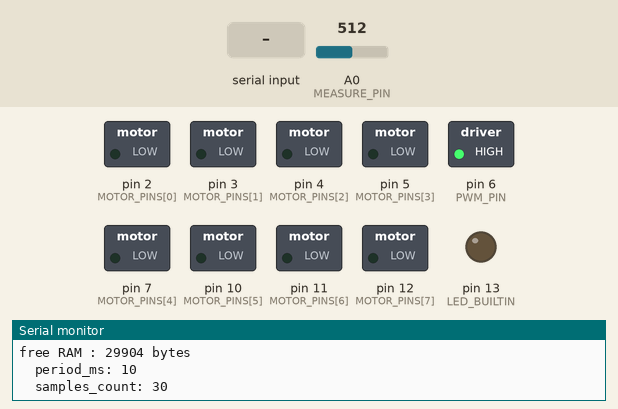
Recording of a sketch running on a simulated Arduino Uno, built with avr-gcc and run on an emulated ATmega328P. Shown: switched loads named in the sketch (green lamp = pin HIGH), output pins drawn as LEDs (lit = HIGH), the last lines printed to the serial monitor. The inputs (shaded band) are chosen by the test bench; at power-on: A0 (MEASURE_PIN) = 512.

Above: at 1.2 s.
1.3 s: "l:\n" received over Serial
At 1.8 s:
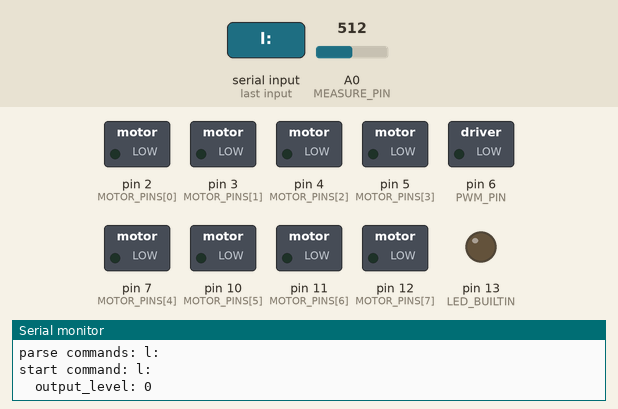
2.8 s: "o:\n" received over the second serial link
At 2.91 s:
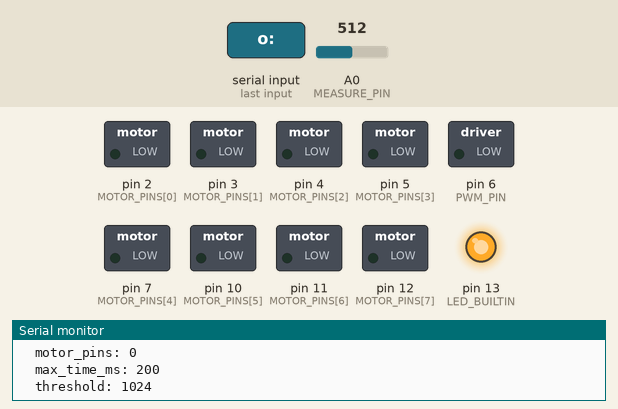
4.5 s: "l:90\n" received over Serial
At 5.5 s:
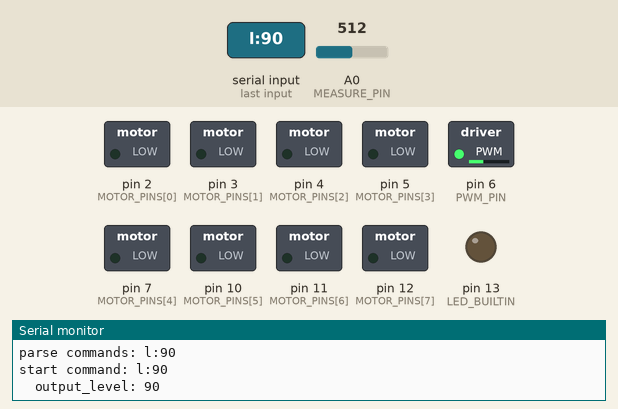
6.0 s: "o:\n" received over Serial
At 6.12 s:
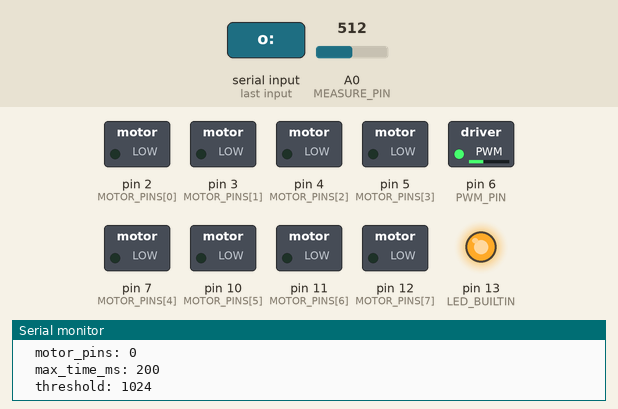
7.7 s: "l:,45\n" received over the second serial link
At 8.9 s:
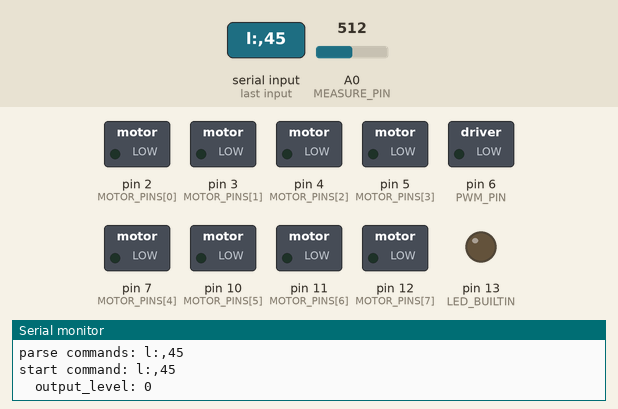
9.2 s: "l:90\n" received over the second serial link
At 10.1 s:
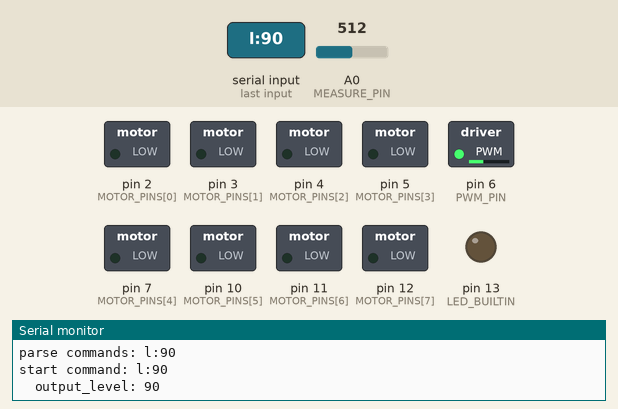
Timing chart, 0 to 11.7 s (numbered marks = the images above; inputs shaded):
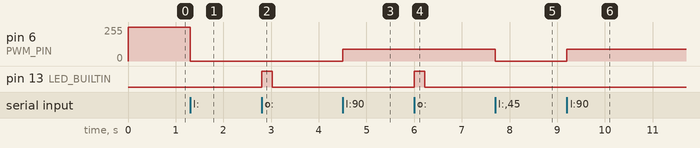

The sketch:

motors_controller.ino
```cpp
// (licence header left out)
#include <SoftwareSerial.h>

const int MOTOR_PINS_COUNT = 8;

// Motor pins ordered by motors command bit (loweest bit at index 0)
int MOTOR_PINS[MOTOR_PINS_COUNT] = {
    // PANEL_0:
    2, //  LEFT motor, pin A (unroll)   1
    3, //  LEFT motor, pin B (roll)     2
    4, //  RIGHT motor, pin A (unroll)  4
    5, //  RIGHT motor, pin B (roll)    8
    // PANEL_1:
    7, // LEFT motor, pin A (unroll)   16
    10, // LEFT motor, pin B (roll)     32
    11, // RIGHT motor, pin A (unroll)  64
    12, // RIGHT motor, pin B (roll)    128
};

int PWM_PIN = 6; // dedicated to motors speed

int MEASURE_PIN = A0;

// Soft serial pins (connection with ESP32 master)
int SOFT_RX_PIN = 9;
int SOFT_TX_PIN = 8;

SoftwareSerial MasterSerial(SOFT_RX_PIN, SOFT_TX_PIN);

void setup()
{
    MasterSerial.begin(19200);
    Serial.begin(19200);

    pinMode(LED_BUILTIN, OUTPUT);
    for (int i = 0; i < MOTOR_PINS_COUNT; i++) {
        pinMode(MOTOR_PINS[i], OUTPUT);
    }
    pinMode(PWM_PIN, OUTPUT);
    analogWrite(PWM_PIN, 255);

    printRam();
    printSampling();
    stopAndClearCommands();
}

void loop()
{
    String commands = "";
    if (Serial.available() > 0) {
        commands = Serial.readStringUntil('\n');
    } else if (MasterSerial.available() > 0) {
        commands = MasterSerial.readStringUntil('\n');
    }
    if (commands.length() > 0) {
        Serial.print("parse commands: ");
        Serial.println(commands);
        parseAndRunCommands(commands);
    }

    // Start/update/terminate commands depending on command buffer and current command state
    run();
}

void printRam()
{
    extern unsigned int __data_start;
    extern unsigned int __bss_start;
    extern unsigned int __heap_start;
    extern void* __brkval;
    byte stack_start;
    unsigned int heap_end = (__brkval == 0 ? (unsigned int)&__heap_start : (unsigned int)__brkval);
    unsigned int stackSize = RAMEND - (unsigned int)&stack_start + 1;
    unsigned int freeMem = ((unsigned int)&stack_start) - heap_end;

    Serial.print(F("data : "));
    Serial.print((unsigned int)&__bss_start - (unsigned int)&__data_start);
    Serial.print(F(" byte(s) from 0x"));
    Serial.println((unsigned int)&__data_start, 16);

    Serial.print(F("bss : "));
    Serial.print((unsigned int)&__heap_start - (unsigned int)&__bss_start);
    Serial.print(F(" byte(s) from 0x"));
    Serial.println((unsigned int)&__bss_start, 16);

    Serial.print(F("heap : "));
    Serial.print(heap_end - (unsigned int)&__heap_start);
    Serial.print(F(" byte(s) from 0x"));
    Serial.println((unsigned int)&__heap_start, 16);

    Serial.print(F("stack : "));
    Serial.print(stackSize);
    Serial.print(F(" byte(s) from 0x"));
    Serial.println((unsigned int)&stack_start, 16);

    Serial.print(F("free RAM : "));
    Serial.print(freeMem);
    Serial.println(F(" bytes"));
    Serial.println();
}
```

command_buffer.ino
```cpp
// (licence header left out)
// ================= Commands buffer =================

// Commands are buffered
// so the i2c interruption handler can return quickly after append command
// commands are executed sequentially by loop function

const int MAX_COMMANDS_COUNT = 5;
String commands[MAX_COMMANDS_COUNT];
int command_count = 0;
int current_command_index = -1; // -1 means "no running command"

void clearCommandBuffer()
{
    command_count = 0;
    current_command_index = -1;
}

void appendCommand(String command)
{
    if (command_count == MAX_COMMANDS_COUNT) {
        Serial.println("command buffer is full");
        return;
    }

    commands[command_count] = command;
    command_count++;
}

bool isCommandAvailable()
{
    return (current_command_index + 1 < command_count);
}

// return next command in the buffer or empty string is no more command
String getNextCommand()
{
    if (!isCommandAvailable()) {
        return "";
    }
    current_command_index++;
    return commands[current_command_index];
}

void printCommandBuffer()
{
    for (int i = 0; i < command_count; i++) {
        Serial.print("  commands[");
        Serial.print(i);
        Serial.print("]:");
        Serial.println(commands[i]);
    }
}
```

command_parser.ino
```cpp
// (licence header left out)
// ================= Command parser =================

// Parse input command strings, append commands to buffer and start

// Parse the arguments part of a command string, return the nth argument as int
int parseCommandArgument(String command, int value_index, int default_value)
{
    char sep = ':';
    int pos = 0;
    for (int i = 0; i < value_index + 1; i++) {
        pos = command.indexOf(sep, pos);
        if (pos == -1)
            return default_value;
        sep = ',';
        pos++;
    }
    int next_sep_pos = command.indexOf(sep, pos);
    String value = (next_sep_pos == -1) ? command.substring(pos) : command.substring(pos, next_sep_pos);
    return value.toInt();
}

// Parse input string and execute all commands separated by ';' char
void parseAndRunCommands(String commands)
{
    if (commands.length() == 0) {
        return;
    }

    // First check for immediate single command
    if (commands.startsWith("c")) { // Stop and clear all commands immediately
        stopAndClearCommands();
    } else if (commands.equals("s")) { // Return state immediately
        sendRunningState();
    } else if (commands.startsWith("p")) { // Print all commands immediately
        printCommandBuffer();
    } else if (commands.startsWith("m:")) { // Print measure buffer
        int printed_samples_count = parseCommandArgument(commands, 0, 10);
        printMeasureBuffer(printed_samples_count);
    } else {
        // Parse commands, append them and start the first one
        stopAndClearCommands();

        char sep = ';';
        int pos = 0;
        do {
            int next_sep_pos = commands.indexOf(sep, pos);
            String command = (next_sep_pos == -1) ? commands.substring(pos) : commands.substring(pos, next_sep_pos);
            if (command.length() > 0) {
                appendCommand(command);
            }
            pos = next_sep_pos + 1;
        } while (pos > 0);

        // Start the first command
        if (isCommandAvailable()) {
            startNextCommand();
        }
    }
}

// Start command immediately
void parseAndStartCommand(String command)
{
    Serial.print("start command: ");
    Serial.println(command);

    if (command.startsWith("ms:")) { // Measure sampling
        int period_ms = parseCommandArgument(command, 0, 10);
        int samples_count = parseCommandArgument(command, 1, 10);
        setSampling(period_ms, samples_count);
    } else if (command.startsWith("l:")) { // Output Level
        int output_level = parseCommandArgument(command, 0, -1);
        Serial.print("  output_level: ");
        Serial.println(output_level);
        if (output_level < 0 || output_level > 255) {
            Serial.print("  output_level out of range [0;255]");
            return;
        }
        analogWrite(PWM_PIN, output_level);
    } else if (command.startsWith("o:")) { // Output
        int motor_pins = parseCommandArgument(command, 0, -1);
        Serial.print("  motor_pins: ");
        Serial.println(motor_pins);
        if (motor_pins == -1)
            return;

        int max_time_ms = parseCommandArgument(command, 1, 200);
        Serial.print("  max_time_ms: ");
        Serial.println(max_time_ms);

        int threshold = parseCommandArgument(command, 2, 1024);
        Serial.print("  threshold: ");
        Serial.println(threshold);

        startOutputCommand(motor_pins, max_time_ms, threshold);
    } else {
        Serial.println("unknown command: STOP");
        stopAndClearCommands();
    }
}
```

commands.ino
```cpp
// (licence header left out)
// ================= Output command =================

// Execute all buffered commands sequentially

// Current running output command
unsigned long start_time_ms;
int max_time_ms;
int threshold;
bool output_command_running = false;
bool running = false;

void stopAndClearCommands()
{
    clearCommandBuffer();
    output_command_running = false;
    running = false;
    writeMotors(0);
    digitalWrite(LED_BUILTIN, LOW);
}

void startNextCommand()
{
    if (isCommandAvailable()) {
        digitalWrite(LED_BUILTIN, HIGH);
        running = true;
        String command = getNextCommand();
        parseAndStartCommand(command);
    } else {
        stopAndClearCommands();
    }
}

// Start/update/terminate commands depending on command buffer and current command state
void run()
{
    if (running) {
        if (output_command_running) {
            updateOutputCommand();
        } else {
            startNextCommand();
        }
    }
}

bool isRunning()
{
    return running;
}

void sendRunningState()
{
    Serial.print("  running state: ");
    Serial.println(running ? '1' : '0');
    MasterSerial.print(running ? '1' : '0');
}

void startOutputCommand(int motor_pins, int cmd_max_time_ms, int cmd_threshold)
{
    max_time_ms = cmd_max_time_ms;
    threshold = cmd_threshold;
    resetMeasureBuffer();
    writeMotors(motor_pins);
    start_time_ms = millis();
    output_command_running = true;
}

void updateOutputCommand()
{
    int average = addMeasureAndComputeAverage(analogRead(MEASURE_PIN));
    if (average > threshold) {
        Serial.print("  STOP because average ; average=");
        Serial.println(average);
        output_command_running = false;
        return;
    }

    if (millis() - start_time_ms > max_time_ms) {
        Serial.print("  STOP because max_time ; average=");
        Serial.println(average);
        output_command_running = false;
        return;
    }

    delay(getPeriodMs());
}

// motor_pins is a bit mask with bits in order:
// bit 0 is motor UP pin A
// ..
// bit 5 is motor DOWN_LEFT pin B
void writeMotors(int motor_pins)
{
    for (int i = 0; i < MOTOR_PINS_COUNT; i++) {
        digitalWrite(MOTOR_PINS[i], (motor_pins & (1 << i)) ? HIGH : LOW);
    }
}
```

measure_buffer.ino
```cpp
// (licence header left out)
// ================= Measure buffer =================

// Measures are buffered when an "output" command is running to :
// - print last measures a-posteriori for debug and log purpose (over serial)
// - compute moving average quickly for each new measure

const int MAX_SAMPLES_COUNT = 100; // WARNING : high values can make silent fail anywhere due to out-of-memory silent errors
int measure_buffer[MAX_SAMPLES_COUNT];
unsigned long measure_sum;
int measure_index;

void resetMeasureBuffer()
{
    measure_index = 0;
    measure_sum = 0;
    for (int i = 0; i < MAX_SAMPLES_COUNT; i++) {
        measure_buffer[i] = 0;
    }
}

void printMeasureBuffer(int printed_samples_count)
{
    if (printed_samples_count > MAX_SAMPLES_COUNT)
        printed_samples_count = MAX_SAMPLES_COUNT;
    Serial.println("measure_buffer=");
    int start_index = measure_index + MAX_SAMPLES_COUNT - printed_samples_count; // always positive to avoid negative int modulo
    for (int i = 0; i < printed_samples_count; i++) {
        Serial.println(measure_buffer[(start_index + i) % MAX_SAMPLES_COUNT]);
    }
}

int addMeasureAndComputeAverage(int measure)
{
    int oldest_measure_index = (measure_index + MAX_SAMPLES_COUNT - getSamplesCount()) % MAX_SAMPLES_COUNT; // always positive to avoid negative int modulo
    measure_sum -= measure_buffer[oldest_measure_index];
    measure_sum += measure;
    measure_buffer[measure_index] = measure;

    // Cycling over the full buffer allow to cache all possible measures
    // It's only used for log purpose (see 'm' command)
    measure_index = (measure_index + 1) % MAX_SAMPLES_COUNT;

    // Always divide by samples_count, so average value is under-evaluated when measure starts,
    // it's a simple/hacky way to guarantee that at least samples_count measures are taken before comparing with threshold
    return measure_sum / getSamplesCount();
}
```

measure_sampling.ino
```cpp
// (licence header left out)
// ================= Measure sampling =================

int period_ms = 10;
int samples_count = 30;

void setSampling(int new_period_ms, int new_samples_count)
{
    period_ms = new_period_ms;

    if (new_samples_count > MAX_SAMPLES_COUNT)
        samples_count = MAX_SAMPLES_COUNT;
    else
        samples_count = new_samples_count;

    printSampling();
}

void printSampling()
{
    Serial.print("  period_ms: ");
    Serial.println(period_ms);
    Serial.print("  samples_count: ");
    Serial.println(samples_count);
}

int getPeriodMs()
{
    return period_ms;
}

int getSamplesCount()
{
    return samples_count;
}
```

Measured:
- after the input at 1.3 s, pin 6 (PWM_PIN): 255/255 → 0/255 at once
- after the input at 2.8 s, pin 13 (LED_BUILTIN): LOW → HIGH at once, → LOW 0.22 s later
- after the input at 4.5 s, pin 6 (PWM_PIN): 0/255 → 90/255 at once
- after the input at 6.0 s, pin 13 (LED_BUILTIN): LOW → HIGH at once, → LOW 0.22 s later
- after the input at 7.7 s, pin 6 (PWM_PIN): 90/255 → 0/255 at once
- after the input at 9.2 s, pin 6 (PWM_PIN): 0/255 → 90/255 at once
